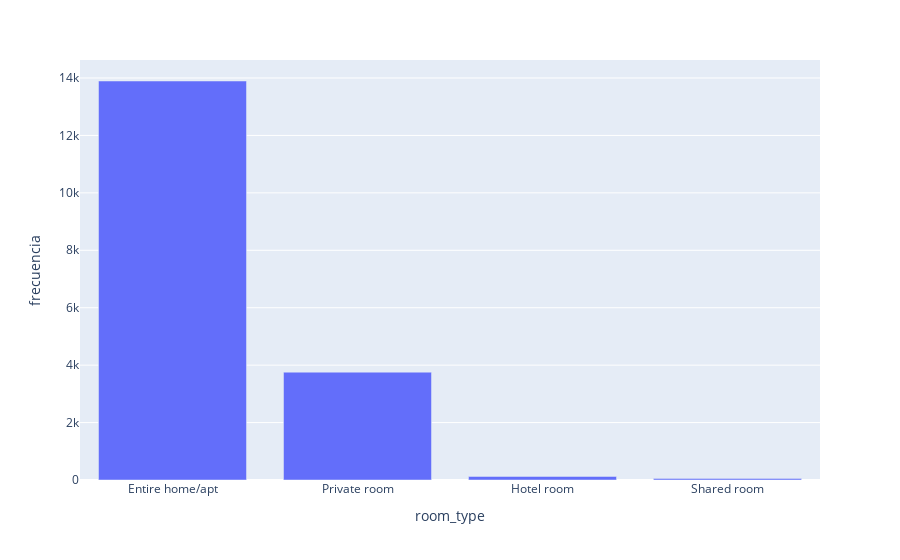

Notebook code for this chart:
### Markdown cell above
## ¿Cuál es el tipo de inmueble que más ha publicados Airbnb en la ciudad de Ámsterdam?

### Code cell
#Creamos y usamos la tabla de frecuencia para la variable de "room_type"
data_room=data["room_type"].value_counts().reset_index()
#Cambiamos el nombre de la tabla 
data_room.columns=("room_type","frecuencia")
fig1=px.bar(data_room, x="room_type",y="frecuencia")
fig1.show()

### Figure 1 — Plotly figure (JSON) as saved in the notebook; plotly's stock layout.template omitted (floating-point values rounded to 4 significant figures)
{"data": [{"alignmentgroup": "True", "hovertemplate": "room_type=%{x}<br>frecuencia=%{y}<extra></extra>", "legendgroup": "", "marker": {"color": "#636efa", "pattern": {"shape": ""}}, "name": "", "offsetgroup": "", "orientation": "v", "showlegend": false, "textposition": "auto", "type": "bar", "x": ["Entire home/apt", "Private room", "Hotel room", "Shared room"], "xaxis": "x", "y": [13896, 3756, 124, 49], "yaxis": "y"}], "layout": {"barmode": "relative", "legend": {"tracegroupgap": 0}, "margin": {"t": 60}, "xaxis": {"anchor": "y", "domain": [0, 1], "title": {"text": "room_type"}}, "yaxis": {"anchor": "x", "domain": [0, 1], "title": {"text": "frecuencia"}}}}
